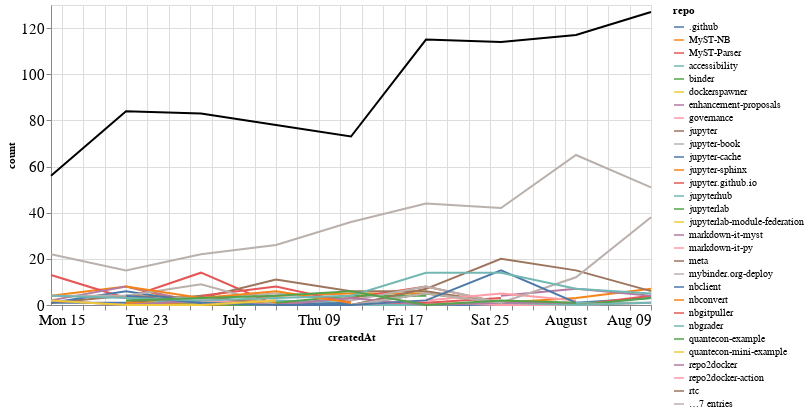

The notebook cell this image was saved under:
### Markdown cell above
## Comments

### Code cell
comments_time = comments.groupby('repo').resample('W', on='createdAt').count()['author'].reset_index()
comments_time = comments_time.rename(columns={'author': 'count'})
comments_time_total = comments_time.groupby('createdAt').agg({"count": "sum"}).reset_index()
ch1 = alt.Chart(comments_time, width=600).mark_line().encode(
    x='createdAt',
    y='count',
    color='repo',
    tooltip="repo"
)

ch2 = alt.Chart(comments_time_total, width=600).mark_line(color="black").encode(
    x='createdAt',
    y='count',
)

ch1 + ch2

### Figure 1 — Vega-Lite specification as saved in the notebook (floating-point values rounded to 4 significant figures; data arrays with more than 128 entries replaced by an {"elided": "..."} marker saying what was removed)
{"config": {"axisLeft": {"labelFontSize": 15}, "axisBottom": {"labelFontSize": 15}}, "layer": [{"data": {"name": "data-c99ba666e7ea3f62cc006742c60e9e8a"}, "mark": "line", "encoding": {"color": {"type": "nominal", "field": "repo"}, "tooltip": {"type": "nominal", "field": "repo"}, "x": {"type": "temporal", "field": "createdAt"}, "y": {"type": "quantitative", "field": "count"}}, "width": 600}, {"data": {"name": "data-6e408b4514ae556f23558a641bc55a8a"}, "mark": {"type": "line", "color": "black"}, "encoding": {"x": {"type": "temporal", "field": "createdAt"}, "y": {"type": "quantitative", "field": "count"}}, "width": 600}], "$schema": "https://vega.github.io/schema/vega-lite/v4.8.1.json", "datasets": {"data-c99ba666e7ea3f62cc006742c60e9e8a": {"elided": "179 records"}, "data-6e408b4514ae556f23558a641bc55a8a": [{"createdAt": "2020-06-14T00:00:00", "count": 56}, {"createdAt": "2020-06-21T00:00:00", "count": 84}, {"createdAt": "2020-06-28T00:00:00", "count": 83}, {"createdAt": "2020-07-05T00:00:00", "count": 78}, {"createdAt": "2020-07-12T00:00:00", "count": 73}, {"createdAt": "2020-07-19T00:00:00", "count": 115}, {"createdAt": "2020-07-26T00:00:00", "count": 114}, {"createdAt": "2020-08-02T00:00:00", "count": 117}, {"createdAt": "2020-08-09T00:00:00", "count": 127}]}}
